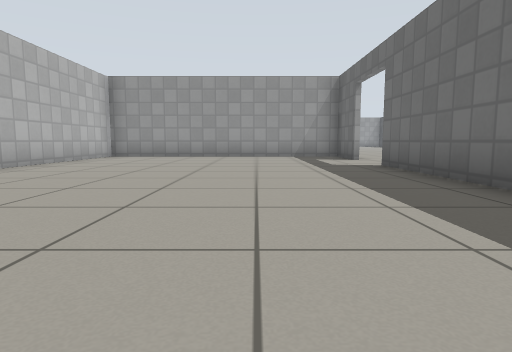
View 1 (above)

19 first-person views from a walk through a robot-simulator world made for Gazebo. The camera is 0.5 m above the floor, tilts 6° down and sees 75° across. The floor is counted in squares, 1 m on a side. Each view is taken from the middle of a square. On the plan, view 1 faces up. The plan holds only what a view shows up to about 9 squares ahead; the rest is blank. Simple patterns stand in for the simulator's built-in surfaces.

View 2
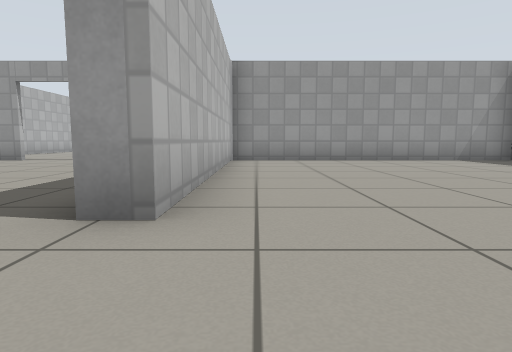

View 3
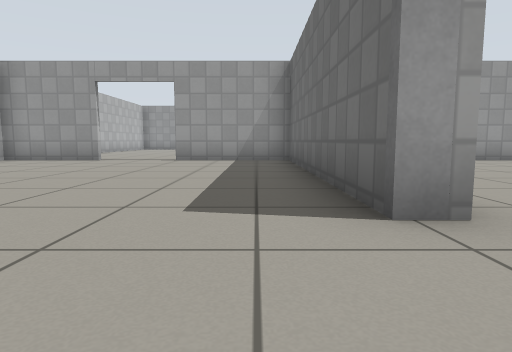

View 4
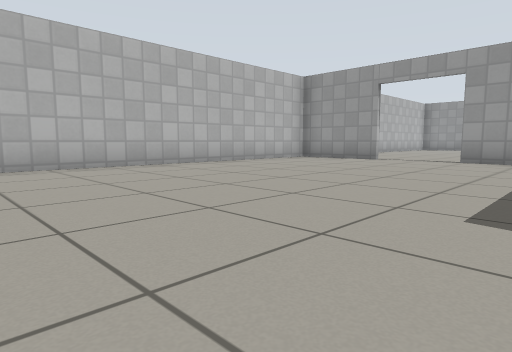

View 5
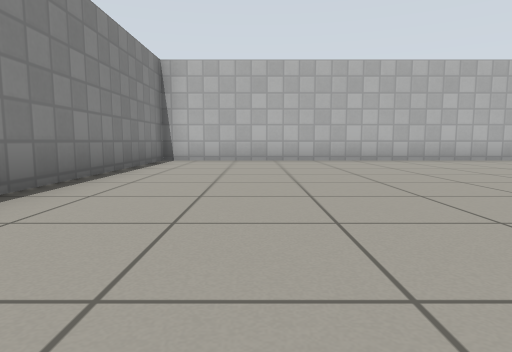

View 6
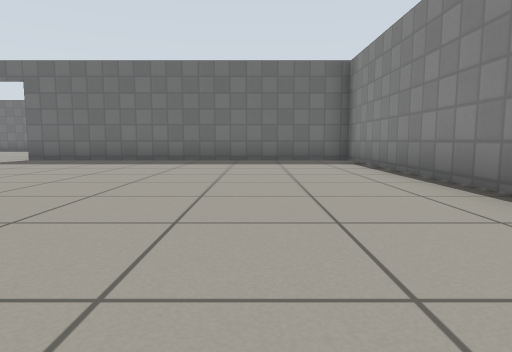

View 7
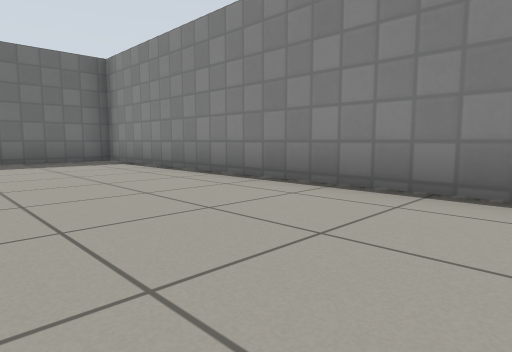

View 8
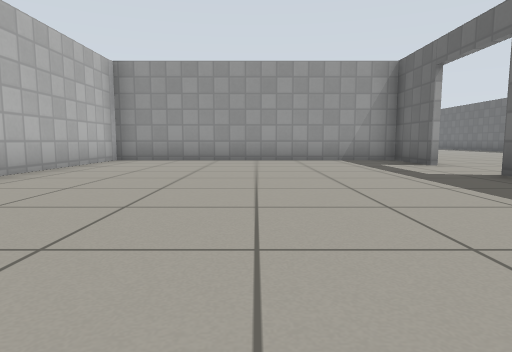

View 9
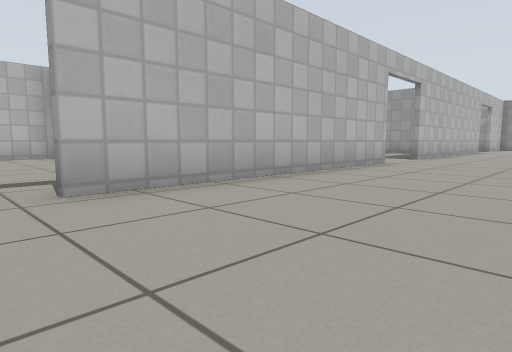

View 10
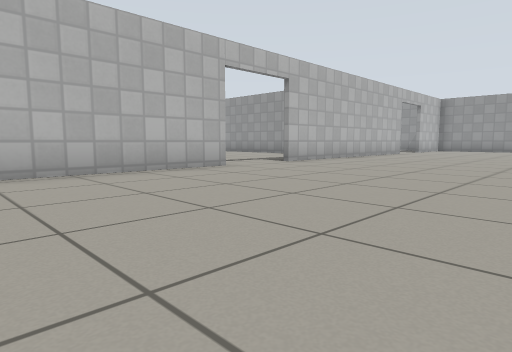

View 11
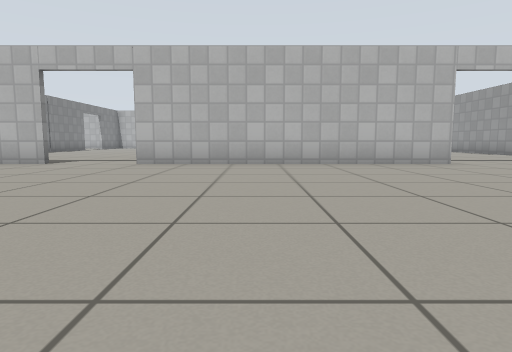

View 12
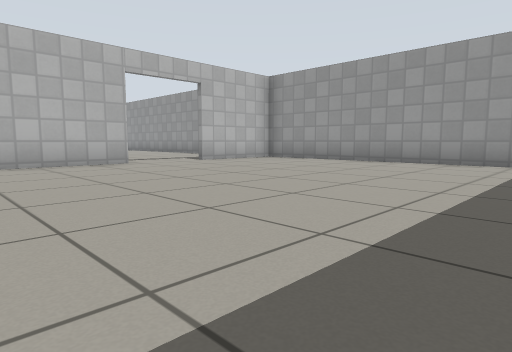

View 13
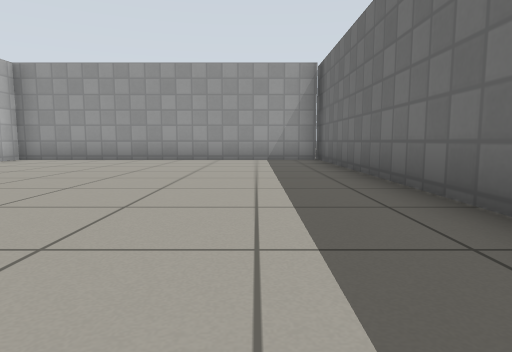

View 14
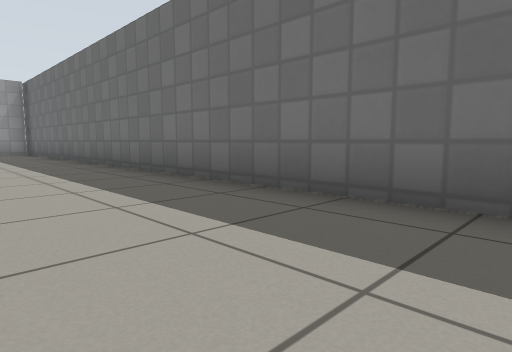

View 15
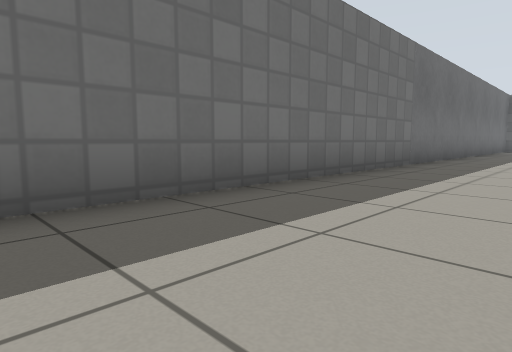

View 16
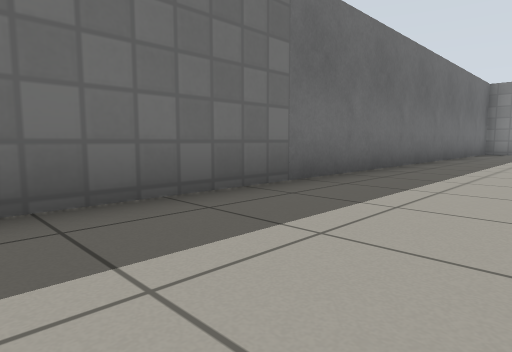

View 17
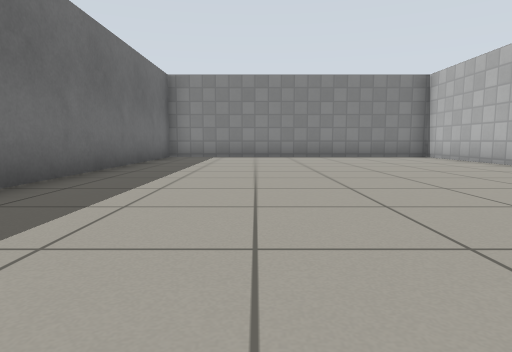

View 18
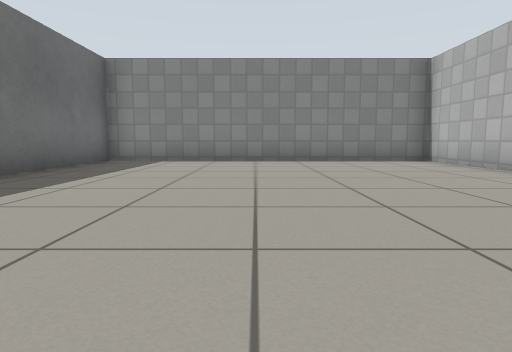

View 19
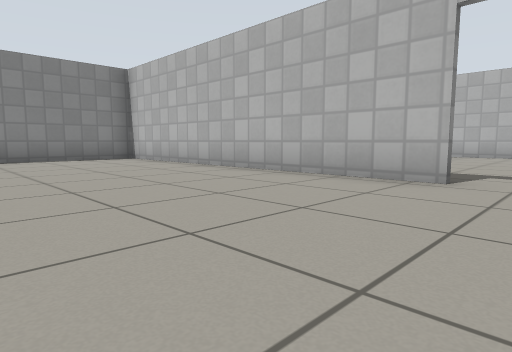

### Floor plan
Ten units are one square. View 1 is at (0, 0); x grows to the right and y downward. Boxes are objects, and circles mark ways between rooms. Rooms are numbered by the first view taken in them; rooms with no view inside come last. Other rooms are left out.
<svg viewBox="-131 -296 243 316">
<path fill="none" stroke="#000" d="M-100 -106 -126 -106M-125 -85 -125 14 30 14M26 -87 26 -106 -46 -106 -46 -41 -51 -41 -51 -106 -81 -106M26 15 26 -69M27 -155 27 -87M27 -69 27 14M27 -244 27 -174M106 -288 27 -288 27 -262M30 14 107 14 107 -291"/>
<circle cx="30" cy="-75" r="3" fill="#2a7"/>
<text x="-50" y="-40">1</text>
<text x="70" y="-140">2</text>
</svg>
Room 1 opens to room 2.

Where each view was taken, in squares from view 1:
view 1: 0 up, 0 right, facing up
view 2: 2 up, 4 left, facing up
view 3: 2 up, 6 left, facing up
view 4: 2 up, 6 left, facing up-left
view 5: 1 up, 4 left, facing left
view 6: 1 up, 6 left, facing right
view 7: 2 up, 6 left, facing down-right
view 8: 2 up, 1 left, facing up
view 9: 8 up, 6 right, facing up-left
view 10: 11 up, 8 right, facing up-left
view 11: 20 up, 10 right, facing left
view 12: 21 up, 10 right, facing up-left
view 13: 20 up, 9 right, facing up
view 14: 15 up, 8 right, facing up-right
view 15: 17 up, 8 right, facing down-right
view 16: 13 up, 8 right, facing down-right
view 17: 9 up, 8 right, facing down
view 18: 7 up, 7 right, facing down
view 19: 8 up, 7 right, facing down-left
